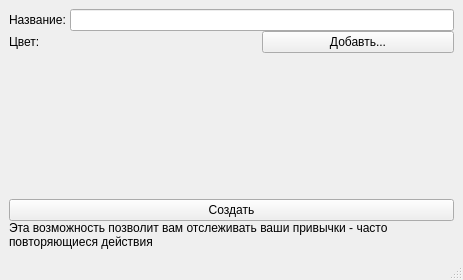
<?xml version="1.0" encoding="UTF-8"?>
<ui version="4.0">
 <class>MainWindow</class>
 <widget class="QMainWindow" name="MainWindow">
  <property name="geometry">
   <rect>
    <x>0</x>
    <y>0</y>
    <width>463</width>
    <height>280</height>
   </rect>
  </property>
  <property name="windowTitle">
   <string>Создать календарь привычек</string>
  </property>
  <property name="windowIcon">
   <iconset>
    <normaloff>icons/sheet_icon.png</normaloff>icons/sheet_icon.png</iconset>
  </property>
  <widget class="QWidget" name="centralwidget">
   <layout class="QVBoxLayout" name="verticalLayout">
    <item>
     <widget class="QWidget" name="widget" native="true">
      <layout class="QVBoxLayout" name="verticalLayout_2">
       <property name="spacing">
        <number>0</number>
       </property>
       <property name="leftMargin">
        <number>0</number>
       </property>
       <property name="topMargin">
        <number>0</number>
       </property>
       <property name="rightMargin">
        <number>0</number>
       </property>
       <property name="bottomMargin">
        <number>0</number>
       </property>
       <item>
        <layout class="QFormLayout" name="formLayout">
         <item row="0" column="0">
          <widget class="QLabel" name="label_2">
           <property name="text">
            <string>Название: </string>
           </property>
          </widget>
         </item>
         <item row="0" column="1">
          <widget class="QLineEdit" name="name"/>
         </item>
         <item row="1" column="0">
          <widget class="QLabel" name="label_3">
           <property name="text">
            <string>Цвет:</string>
           </property>
          </widget>
         </item>
         <item row="1" column="1">
          <layout class="QHBoxLayout" name="horizontalLayout">
           <item>
            <widget class="QLabel" name="color_show">
             <property name="text">
              <string/>
             </property>
            </widget>
           </item>
           <item>
            <widget class="QPushButton" name="select_color_btn">
             <property name="text">
              <string>Добавть...</string>
             </property>
            </widget>
           </item>
          </layout>
         </item>
        </layout>
       </item>
       <item>
        <spacer name="verticalSpacer">
         <property name="orientation">
          <enum>Qt::Vertical</enum>
         </property>
         <property name="sizeHint" stdset="0">
          <size>
           <width>20</width>
           <height>40</height>
          </size>
         </property>
        </spacer>
       </item>
       <item>
        <widget class="QPushButton" name="make_habit">
         <property name="text">
          <string>Создать</string>
         </property>
        </widget>
       </item>
       <item>
        <widget class="QLabel" name="label">
         <property name="text">
          <string>Эта возможность позволит вам отслеживать ваши привычки - часто повторяющиеся действия</string>
         </property>
         <property name="wordWrap">
          <bool>true</bool>
         </property>
        </widget>
       </item>
      </layout>
     </widget>
    </item>
   </layout>
  </widget>
  <widget class="QMenuBar" name="menubar">
   <property name="geometry">
    <rect>
     <x>0</x>
     <y>0</y>
     <width>463</width>
     <height>21</height>
    </rect>
   </property>
  </widget>
  <widget class="QStatusBar" name="statusbar"/>
 </widget>
 <resources/>
 <connections/>
</ui>
